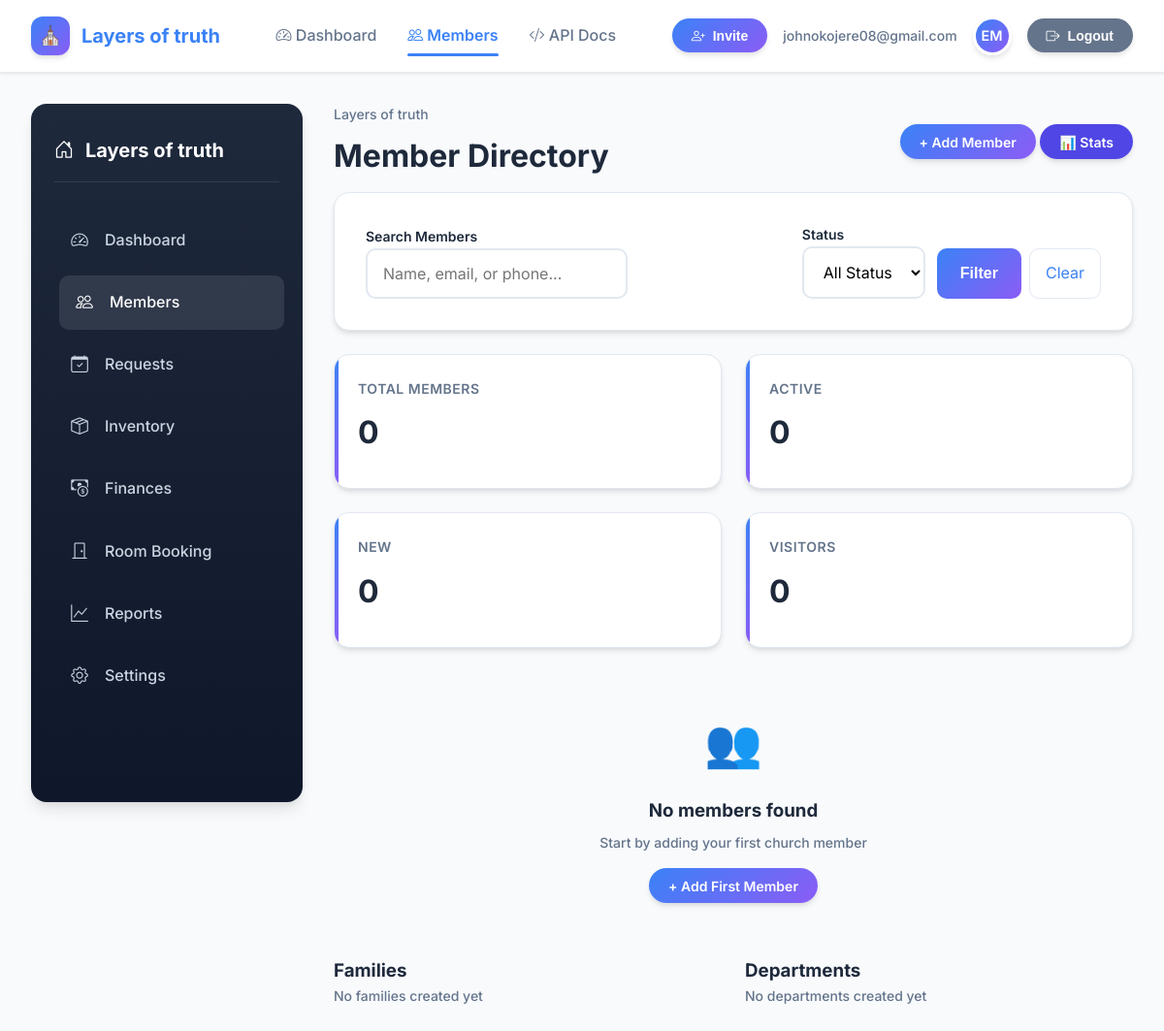
The page /member/members/ (signed in) on the database as committed earlier.
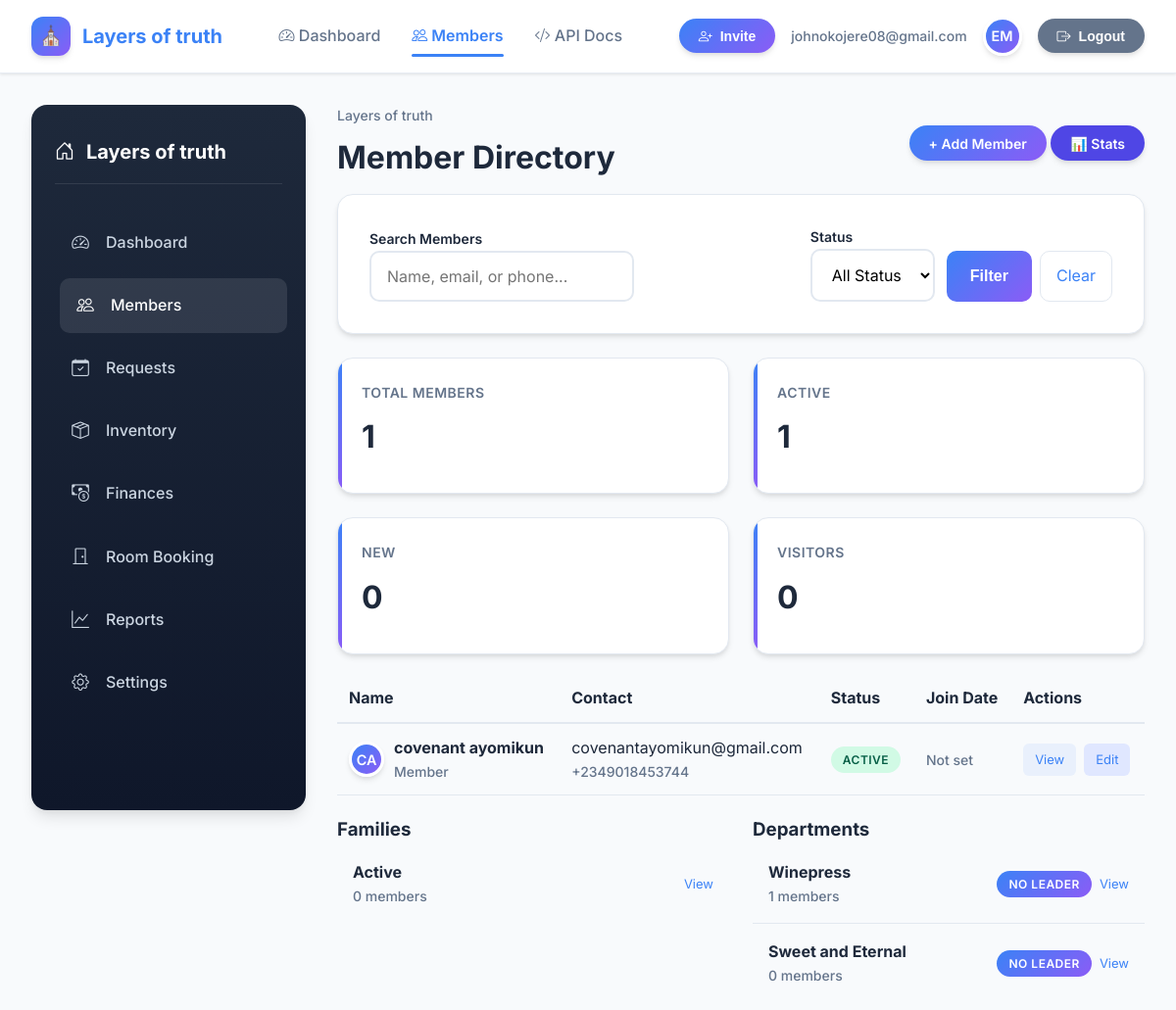
The same page on the database as committed later.
### member/models.py (models this page shows, shortened)
class Member(models.Model):
    id = models.UUIDField(primary_key=True, default=uuid.uuid4, editable=False)
    user = models.OneToOneField(
        settings.AUTH_USER_MODEL,
        on_delete=models.CASCADE,
        related_name="member_profile",
        null=True,
        blank=True,
    )
    organization = models.ForeignKey(
        "church.Organization", on_delete=models.CASCADE, related_name="members"
    )
    first_name = models.CharField(max_length=100)
    last_name = models.CharField(max_length=100)
    GENDER_CHOICES = [
        ("male", "Male"),
        ("female", "Female"),
        ("other", "Other"),
        ("prefer_not_to_say", "Prefer not to say"),
    ]
    gender = models.CharField(max_length=20, choices=GENDER_CHOICES, blank=True)
    date_of_birth = models.DateField(null=True, blank=True)
    photo = models.ImageField(upload_to="members/photos/", null=True, blank=True)
    phone = PhoneNumberField(blank=True)
    email = models.EmailField(blank=True)
    STATUS_CHOICES = [
        ("new", "New"),
        ("active", "Active"),
        ("inactive", "Inactive"),
        ("visitor", "Visitor"),
        ("transferred", "Transferred"),
        ("deceased", "Deceased"),
    ]
    status = models.CharField(max_length=20, choices=STATUS_CHOICES, default="new")
    campus = models.ForeignKey(
        "church.Campus",
        on_delete=models.SET_NULL,
        null=True,
        blank=True,
        related_name="members",
    )
    join_date = models.DateField(null=True, blank=True)
    family = models.ForeignKey(
        "church.Family",
        on_delete=models.SET_NULL,
        null=True,
        blank=True,
        related_name="members",
    )
    FAMILY_ROLE_CHOICES = [
        ("head", "Family Head"),
        ("spouse", "Spouse"),
        ("child", "Child"),
        ("parent", "Parent"),
        ("sibling", "Sibling"),
        ("other", "Other"),
    ]
    family_role = models.CharField(max_length=20, choices=FAMILY_ROLE_CHOICES, blank=True)
    spouse = models.OneToOneField(
        "self",
        on_delete=models.SET_NULL,
        null=True,
        blank=True,
        related_name="married_to",
    )
    address = models.TextField(blank=True)
    MARITAL_STATUS_CHOICES = [
        ("single", "Single"),
        ("married", "Married"),
        ("divorced", "Divorced"),
        ("widowed", "Widowed"),
        ("separated", "Separated"),
    ]
    marital_status = models.CharField(max_length=20, choices=MARITAL_STATUS_CHOICES, blank=True)
    occupation = models.CharField(max_length=200, blank=True)
    BLOOD_TYPE_CHOICES = [
        ("a_positive", "A+"),
        ("a_negative", "A-"),
        ("b_positive", "B+"),
        ("b_negative", "B-"),
        ("ab_positive", "AB+"),
        ("ab_negative", "AB-"),
        ("o_positive", "O+"),
        ("o_negative", "O-"),
        ("unknown", "Unknown"),
    ]
    blood_type = models.CharField(max_length=20, choices=BLOOD_TYPE_CHOICES, blank=True)
    next_of_kin_name = models.CharField(max_length=200, blank=True, null=True)
    next_of_kin_phone = PhoneNumberField(blank=True, null=True)
    next_of_kin_relationship = models.CharField(max_length=100, blank=True, null=True)
    residential_country = models.CharField(max_length=100, blank=True, null=True)
    residential_state = models.CharField(max_length=100, blank=True, null=True)
    residential_city = models.CharField(max_length=100, blank=True, null=True)
    origin_country = models.CharField(max_length=100, blank=True, null=True)
    origin_state = models.CharField(max_length=100, blank=True, null=True)
    origin_city = models.CharField(max_length=100, blank=True, null=True)
    notes = models.TextField(blank=True)
    departments = models.ManyToManyField("church.Department", related_name="members", blank=True)
    BAPTISM_STATUS_CHOICES = [
        ("not_baptized", "Not Baptized"),
        ("water_baptized", "Water Baptized"),
        ("spirit_baptized", "Spirit Baptized"),
        ("both", "Both Water and Spirit Baptized"),
    ]
    baptism_status = models.CharField(max_length=30, choices=BAPTISM_STATUS_CHOICES, blank=True)
    baptism_date = models.DateField(null=True, blank=True)
    created_at = models.DateTimeField(auto_now_add=True)
    updated_at = models.DateTimeField(auto_now=True)
    created_by = models.ForeignKey(
        settings.AUTH_USER_MODEL,
        on_delete=models.SET_NULL,
        null=True,
        related_name="created_members",
    )
    class Meta:
        app_label = "church"
        ordering = ["last_name", "first_name"]
        unique_together = ["organization", "email"]
    @property
    def full_name(self):
        return f"{self.first_name} {self.last_name}"

class Family(models.Model):
    id = models.UUIDField(primary_key=True, default=uuid.uuid4, editable=False)
    organization = models.ForeignKey(
        "church.Organization", on_delete=models.CASCADE, related_name="families"
    )
    family_name = models.CharField(max_length=200)
    address = models.TextField(blank=True)
    phone = PhoneNumberField(blank=True)
    email = models.EmailField(blank=True)
    family_head = models.ForeignKey(
        "church.Member",
        on_delete=models.SET_NULL,
        null=True,
        blank=True,
        related_name="headed_families",
    )
    class Meta:
        app_label = "church"
        verbose_name_plural = "Families"
        unique_together = ["organization", "family_name"]

class Department(models.Model):
    id = models.UUIDField(primary_key=True, default=uuid.uuid4, editable=False)
    organization = models.ForeignKey(
        "church.Organization", on_delete=models.CASCADE, related_name="departments"
    )
    name = models.CharField(max_length=100)
    description = models.TextField(blank=True)
    leader = models.ForeignKey(
        "church.Member",
        on_delete=models.SET_NULL,
        null=True,
        blank=True,
        related_name="led_departments",
    )
    is_active = models.BooleanField(default=True)
    class Meta:
        app_label = "church"
        unique_together = ["organization", "name"]

### member/views.py (the view, shortened to what this page needs)
# urls.py: path("members/", views.member_list_view, name='member_list'),
@login_required
def member_list_view(request):
    user = request.user
    organization = get_user_organization(request.user)
    if not organization:
        if request.headers.get("x-requested-with") == "XMLHttpRequest":
            return JsonResponse({'error': 'No organization assigned'}, status=400)
        return HttpResponseForbidden("No organization assigned")
    status_filter = request.GET.get('status')
    search = request.GET.get('search', '')
    family_id = request.GET.get('family')
    department_id = request.GET.get('department')
    members = Member.objects.filter(organization=organization)
    if status_filter:
        members = members.filter(status=status_filter)
    if family_id:
        members = members.filter(family_id=family_id)
    if department_id:
        members = members.filter(departments__id=department_id)
    members = members.distinct()
    families = Family.objects.filter(organization=organization)
    departments = Department.objects.filter(organization=organization)
    active_count = members.filter(status='active').count()
    new_count = members.filter(status='new').count()
    visitor_count = members.filter(status='visitor').count()
    return render(
        request,
        'members/list.html',
        {
            'members': members,
            'families': families,
            'departments': departments,
            'active_count': active_count,
            'new_count': new_count,
            'visitor_count': visitor_count,
            'organization': organization,
        },
    )

### church/views.py (called while the page is built)
def get_user_organization(user):
    if hasattr(user, 'organization') and user.organization:
        return user.organization
    if hasattr(user, 'profile') and hasattr(user.profile, 'organization'):
        return user.profile.organization
    return None

### templates/members/list.html (shortened to what the changed rows need)
{% extends "base.html" %}
{% block content %}
<div class="main">
    <div class="section-card" style="margin-bottom:12px; display:flex; justify-content:space-between; align-items:center;">
        <div>
            <h1 style="margin:6px 0 0;">Member Directory</h1>
        </div>
    </div>
    <div class="content-grid" style="margin-bottom:20px;">
        <div class="stat-card">
            <div class="stat-label">Total Members</div>
            <div class="stat-value">{{ members|length }}</div>
        </div>
        <div class="stat-card">
            <div class="stat-label">Active</div>
            <div class="stat-value">{{ active_count|default:0 }}</div>
        </div>
    </div>
    <div class="section-card">
        {% if members %}
            <div style="overflow-x:auto;">
                <table style="width:100%; border-collapse:collapse;">
                    <thead>
                        <tr style="border-bottom:2px solid var(--border);">
                            <th style="text-align:left; padding:12px; font-weight:700;">Name</th>
                            <th style="text-align:left; padding:12px; font-weight:700;">Contact</th>
                            <th style="text-align:left; padding:12px; font-weight:700;">Status</th>
                            <th style="text-align:left; padding:12px; font-weight:700;">Join Date</th>
                            <th style="text-align:left; padding:12px; font-weight:700;">Actions</th>
                        </tr>
                    </thead>
                    <tbody>
                        {% for member in members %}
                        <tr style="border-bottom:1px solid var(--border);">
                            <td style="padding:12px;">
                                <div style="display:flex; align-items:center; gap:10px;">
                                    <div class="avatar" style="width:36px; height:36px;">
                                        {% if member.photo %}
                                            <img src="{{ member.photo.url }}" alt="{{ member.full_name }}"
                                                 style="width:100%; height:100%; border-radius:50%; object-fit:cover;">
                                        {% else %}
                                            {{ member.first_name|slice:":1"|upper }}{{ member.last_name|slice:":1"|upper }}
                                        {% endif %}
                                    </div>
                                    <div>
                                        <strong>{{ member.full_name }}</strong>
                                        <div class="muted">{{ member.family_role|default:"Member" }}</div>
                                    </div>
                                </div>
                            </td>
                            <td style="padding:12px;">
                                <div>{{ member.email|default:"No email" }}</div>
                                <div class="muted">{{ member.phone|default:"No phone" }}</div>
                            </td>
                            <td style="padding:12px;">
                                <span class="badge" style="background:
                                    {% if member.status == 'active' %}#d1fae5; color:#065f46;
                                    {% elif member.status == 'new' %}#dbeafe; color:#1e40af;
                                    {% elif member.status == 'inactive' %}#f3f4f6; color:#374151;
                                    {% else %}#fef3c7; color:#92400e;
                                    {% endif %}">
                                    {{ member.status|title }}
                                </span>
                            </td>
                            <td style="padding:12px;">
                                {% if member.join_date %}
                                    {{ member.join_date|date:"M d, Y" }}
                                {% else %}
                                    <span class="muted">Not set</span>
                                {% endif %}
                            </td>
                            <td style="padding:12px;">
                                <div style="display:flex; gap:8px;">
                                    <a href="{% url 'member_detail' member.id %}" style="padding:6px 12px; background:var(--primary-soft); border-radius:6px; font-size:13px;">View</a>
                                    <a href="{% url 'member_edit' member.id %}" style="padding:6px 12px; background:#e0e7ff; border-radius:6px; font-size:13px;">Edit</a>
                                </div>
                            </td>
                        </tr>
                        {% endfor %}
                    </tbody>
                </table>
            </div>
        {% else %}
            <div style="text-align:center; padding:40px 20px;">
                <div style="font-size:48px; margin-bottom:16px;">👥</div>
                <h3 style="margin:0 0 8px;">No members found</h3>
                <p class="muted" style="margin-bottom:20px;">
                    {% if request.GET.search %}
                        No members match your search "{{ request.GET.search }}"
                    {% else %}
                        Start by adding your first church member
                    {% endif %}
                </p>
                <a href="{% url 'member_create' %}" class="pill">+ Add First Member</a>
            </div>
        {% endif %}
    </div>
    <div class="content-grid" style="margin-top:20px;">
        <div class="section-card">
            <h3 style="margin-top:0;">Families</h3>
            {% if families %}
                {% for family in families|slice:":5" %}
                    <div class="list-row">
                        <div>
                            <strong>{{ family.family_name }}</strong>
                            <div class="muted">{{ family.members.count }} members</div>
                        </div>
                        <a href="{% url 'member_list' %}?family={{ family.id }}" style="font-size:13px;">View</a>
                    </div>
                {% endfor %}
            {% else %}
                <p class="muted">No families created yet</p>
            {% endif %}
        </div>
        <div class="section-card">
            <h3 style="margin-top:0;">Departments</h3>
            {% if departments %}
                {% for dept in departments|slice:":5" %}
                    <div class="list-row">
                        <div>
                            <strong>{{ dept.name }}</strong>
                            <div class="muted">{{ dept.members.count }} members</div>
                        </div>
                        <div style="display:flex; align-items:center; gap:8px;">
                            <span class="badge">{{ dept.leader.full_name|default:"No leader" }}</span>
                            <a href="{% url 'member_list' %}?department={{ dept.id }}" style="font-size:13px;">View</a>
                        </div>
                    </div>
                {% endfor %}
            {% else %}
                <p class="muted">No departments created yet</p>
            {% endif %}
        </div>
    </div>
</div>
{% endblock %}

Rows that differ between the two databases and show on the page:
added Member: first_name "C", last_name "A", full_name "covenant ayomikun", family_role "Member", email "covenantayomikun@gmail.com", phone "+2349018453744", status "ACTIVE", shows "Not set"
added Family: family_name "Active", members.count "0"
added Department: name "Winepress", members.count "1", leader.full_name "NO LEADER"
added Department: name "Sweet and Eternal", members.count "0", leader.full_name "NO LEADER"
Other text that changed with them:
{{ members|length }}: "0" → "1"
{{ active_count|default:0 }}: "0" → "1"
text no longer shown: "👥 No members found Start by adding your first church member + Add First Member No families created yet No departments created yet"
text now shown: "Name Contact Status Join Date Actions"
